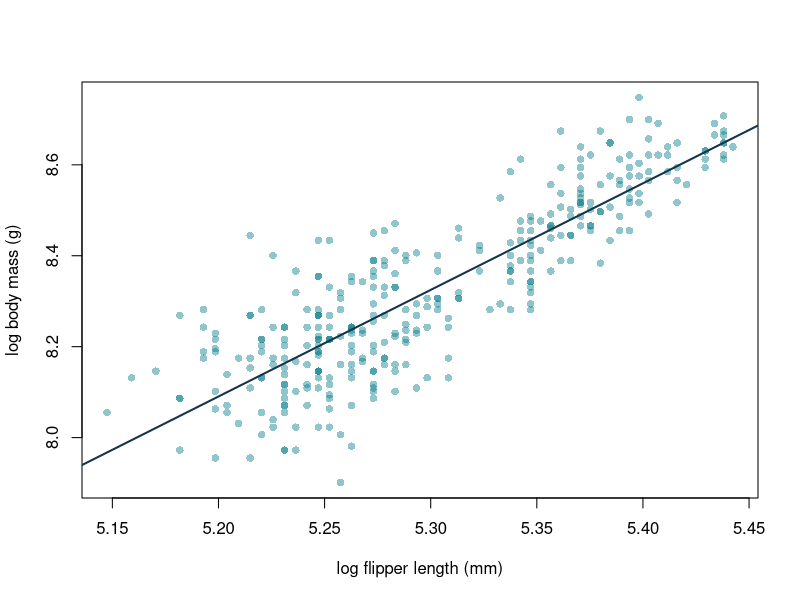

R code for this plot: (Note: this script raises an error after producing the figure.)
## ---- chunk 1
knitr::opts_chunk$set(collapse = TRUE, comment = "#>")
has_penguins <- requireNamespace("palmerpenguins", quietly = TRUE)
## ---- chunk 2
penguins <- subset(
  palmerpenguins::penguins,
  complete.cases(species, sex, year, flipper_length_mm, body_mass_g) &
    flipper_length_mm > 0 & body_mass_g > 0
)
penguins$year_c <- penguins$year - mean(penguins$year)
nrow(penguins)
## ---- chunk 3
plot(
  log(body_mass_g) ~ log(flipper_length_mm), data = penguins,
  pch = 16, col = grDevices::adjustcolor("#087f8c", alpha.f = 0.45),
  xlab = "log flipper length (mm)", ylab = "log body mass (g)"
)
abline(stats::lm(log(body_mass_g) ~ log(flipper_length_mm), data = penguins),
  col = "#14344a", lwd = 2
)
## ---- chunk 4
fit_log <- drmTMB(
  bf(mu1 = flipper_length_mm ~ species + sex + year_c,
     mu2 = body_mass_g ~ species + sex + year_c,
     sigma1 = ~ 1, sigma2 = ~ 1, rho12 = ~ 1),
  family = biv_lognormal(), data = penguins
)

rho12(fit_log)[1]
check_drm(fit_log)

# All three target the log-residual rho12, not a raw-scale correlation.
ci_wald <- confint(fit_log, parm = "rho12", method = "wald")
ci_profile <- confint(
  fit_log, parm = "rho12", method = "profile", profile_engine = "endpoint"
)
ci_bootstrap <- confint(
  fit_log, parm = "rho12", method = "bootstrap", R = 99, seed = 20260724
)
interval_row <- function(x, label) {
  data.frame(
    label = label,
    estimate = unname(rho12(fit_log)[1]),
    lower = x$lower,
    upper = x$upper,
    status = x$conf.status,
    note = x$profile.message,
    stringsAsFactors = FALSE
  )
}
intervals <- rbind(
  interval_row(ci_wald, "Wald"),
  interval_row(ci_profile, "Profile"),
  interval_row(
    ci_bootstrap,
    sprintf(
      "Bootstrap (%d/%d retained)",
      ci_bootstrap$bootstrap.n,
      ci_bootstrap$bootstrap.n + ci_bootstrap$bootstrap.failed
    )
  )
)
intervals
## ---- chunk 5
at <- rev(seq_len(nrow(intervals)))
plot(
  intervals$lower, at, xlim = c(-1, 1), ylim = c(0.5, 3.5), yaxt = "n",
  pch = 16, xlab = expression(rho[12]), ylab = "", col = "#14344a"
)
segments(intervals$lower, at, intervals$upper, at, lwd = 3, col = "#087f8c")
points(intervals$estimate, at, pch = 16, col = "#14344a")
axis(2, at = at, labels = intervals$label, las = 1)
abline(v = 0, lty = 2, col = "grey50")
